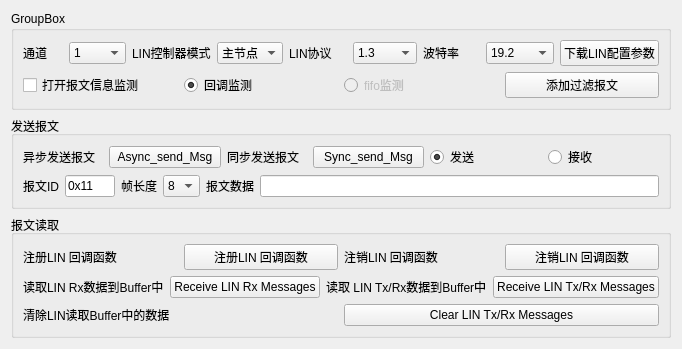
         <widget class="QWidget" name="tab">
          <attribute name="title">
           <string>LIN API</string>
          </attribute>
          <layout class="QHBoxLayout" name="horizontalLayout_31">
           <item>
            <layout class="QVBoxLayout" name="verticalLayout_14">
             <item>
              <widget class="QGroupBox" name="groupBox_8">
               <property name="title">
                <string>GroupBox</string>
               </property>
               <layout class="QHBoxLayout" name="horizontalLayout_32">
                <item>
                 <layout class="QVBoxLayout" name="verticalLayout_15">
                  <item>
                   <layout class="QHBoxLayout" name="horizontalLayout_15">
                    <item>
                     <widget class="QLabel" name="label_29">
                      <property name="maximumSize">
                       <size>
                        <width>40</width>
                        <height>16777215</height>
                       </size>
                      </property>
                      <property name="text">
                       <string>通道</string>
                      </property>
                     </widget>
                    </item>
                    <item>
                     <widget class="QComboBox" name="cbb_LINchannelList">
                      <item>
                       <property name="text">
                        <string>1</string>
                       </property>
                      </item>
                      <item>
                       <property name="text">
                        <string>2</string>
                       </property>
                      </item>
                      <item>
                       <property name="text">
                        <string>3</string>
                       </property>
                      </item>
                      <item>
                       <property name="text">
                        <string>4</string>
                       </property>
                      </item>
                      <item>
                       <property name="text">
                        <string>5</string>
                       </property>
                      </item>
                      <item>
                       <property name="text">
                        <string>6</string>
                       </property>
                      </item>
                      <item>
                       <property name="text">
                        <string>7</string>
                       </property>
                      </item>
                      <item>
                       <property name="text">
                        <string>8</string>
                       </property>
                      </item>
                      <item>
                       <property name="text">
                        <string>9</string>
                       </property>
                      </item>
                      <item>
                       <property name="text">
                        <string>10</string>
                       </property>
                      </item>
                      <item>
                       <property name="text">
                        <string>11</string>
                       </property>
                      </item>
                      <item>
                       <property name="text">
                        <string>12</string>
                       </property>
                      </item>
                      <item>
                       <property name="text">
                        <string>13</string>
                       </property>
                      </item>
                      <item>
                       <property name="text">
                        <string>14</string>
                       </property>
                      </item>
                      <item>
                       <property name="text">
                        <string>15</string>
                       </property>
                      </item>
                      <item>
                       <property name="text">
                        <string>16</string>
                       </property>
                      </item>
                      <item>
                       <property name="text">
                        <string>17</string>
                       </property>
                      </item>
                      <item>
                       <property name="text">
                        <string>18</string>
                       </property>
                      </item>
                     </widget>
                    </item>
                    <item>
                     <widget class="QLabel" name="label_32">
                      <property name="maximumSize">
                       <size>
                        <width>90</width>
                        <height>16777215</height>
                       </size>
                      </property>
                      <property name="text">
                       <string>LIN控制器模式</string>
                      </property>
                     </widget>
                    </item>
                    <item>
                     <widget class="QComboBox" name="cbb_linType">
                      <item>
                       <property name="text">
                        <string>主节点</string>
                       </property>
                      </item>
                      <item>
                       <property name="text">
                        <string>从节点</string>
                       </property>
                      </item>
                     </widget>
                    </item>
                    <item>
                     <widget class="QLabel" name="label_31">
                      <property name="maximumSize">
                       <size>
                        <width>60</width>
                        <height>16777215</height>
                       </size>
                      </property>
                      <property name="text">
                       <string>LIN协议</string>
                      </property>
                     </widget>
                    </item>
                    <item>
                     <widget class="QComboBox" name="cbb_linP">
                      <property name="currentIndex">
                       <number>0</number>
                      </property>
                      <item>
                       <property name="text">
                        <string>1.3</string>
                       </property>
                      </item>
                      <item>
                       <property name="text">
                        <string>2.0</string>
                       </property>
                      </item>
                      <item>
                       <property name="text">
                        <string>2.1</string>
                       </property>
                      </item>
                      <item>
                       <property name="text">
                        <string>J2602</string>
                       </property>
                      </item>
                     </widget>
                    </item>
                    <item>
                     <widget class="QLabel" name="label_30">
                      <property name="maximumSize">
                       <size>
                        <width>60</width>
                        <height>16777215</height>
                       </size>
                      </property>
                      <property name="text">
                       <string>波特率</string>
                      </property>
                     </widget>
                    </item>
                    <item>
                     <widget class="QComboBox" name="cbb_linBtv">
                      <property name="enabled">
                       <bool>true</bool>
                      </property>
                      <property name="currentIndex">
                       <number>3</number>
                      </property>
                      <item>
                       <property name="text">
                        <string>4.8</string>
                       </property>
                      </item>
                      <item>
                       <property name="text">
                        <string>9.6</string>
                       </property>
                      </item>
                      <item>
                       <property name="text">
                        <string>10.417</string>
                       </property>
                      </item>
                      <item>
                       <property name="text">
                        <string>19.2</string>
                       </property>
                      </item>
                     </widget>
                    </item>
                    <item>
                     <widget class="QPushButton" name="btn_downloadLIN">
                      <property name="text">
                       <string>下载LIN配置参数</string>
                      </property>
                     </widget>
                    </item>
                   </layout>
                  </item>
                  <item>
                   <layout class="QHBoxLayout" name="horizontalLayout_30">
                    <item>
                     <widget class="QCheckBox" name="cb_LINMsgShow">
                      <property name="text">
                       <string>打开报文信息监测</string>
                      </property>
                     </widget>
                    </item>
                    <item>
                     <widget class="QRadioButton" name="rb_CallBack_2">
                      <property name="tabletTracking">
                       <bool>false</bool>
                      </property>
                      <property name="text">
                       <string>回调监测</string>
                      </property>
                      <property name="checked">
                       <bool>true</bool>
                      </property>
                     </widget>
                    </item>
                    <item>
                     <widget class="QRadioButton" name="rb_tsFifo_2">
                      <property name="enabled">
                       <bool>false</bool>
                      </property>
                      <property name="text">
                       <string>fifo监测</string>
                      </property>
                     </widget>
                    </item>
                    <item>
                     <widget class="QPushButton" name="btn_addFilter_2">
                      <property name="text">
                       <string>添加过滤报文</string>
                      </property>
                     </widget>
                    </item>
                   </layout>
                  </item>
                 </layout>
                </item>
               </layout>
              </widget>
             </item>
             <item>
              <widget class="QGroupBox" name="groupBox_6">
               <property name="title">
                <string>发送报文</string>
               </property>
               <layout class="QVBoxLayout" name="verticalLayout_12">
                <item>
                 <layout class="QHBoxLayout" name="horizontalLayout_29">
                  <item>
                   <layout class="QHBoxLayout" name="horizontalLayout_18">
                    <item>
                     <widget class="QLabel" name="label_33">
                      <property name="maximumSize">
                       <size>
                        <width>80</width>
                        <height>16777215</height>
                       </size>
                      </property>
                      <property name="text">
                       <string>异步发送报文</string>
                      </property>
                     </widget>
                    </item>
                    <item>
                     <widget class="QPushButton" name="btn_asyncSendLINMsg">
                      <property name="text">
                       <string>Async_send_Msg</string>
                      </property>
                     </widget>
                    </item>
                    <item>
                     <widget class="QLabel" name="label_34">
                      <property name="maximumSize">
                       <size>
                        <width>80</width>
                        <height>16777215</height>
                       </size>
                      </property>
                      <property name="text">
                       <string>同步发送报文</string>
                      </property>
                     </widget>
                    </item>
                    <item>
                     <widget class="QPushButton" name="btn_SyncSendLINMsg">
                      <property name="text">
                       <string>Sync_send_Msg</string>
                      </property>
                     </widget>
                    </item>
                    <item>
                     <widget class="QRadioButton" name="rb_LINSend">
                      <property name="text">
                       <string>发送</string>
                      </property>
                      <property name="checked">
                       <bool>true</bool>
                      </property>
                     </widget>
                    </item>
                    <item>
                     <widget class="QRadioButton" name="rb_LINsendRecv">
                      <property name="text">
                       <string>接收</string>
                      </property>
                     </widget>
                    </item>
                   </layout>
                  </item>
                 </layout>
                </item>
                <item>
                 <layout class="QHBoxLayout" name="horizontalLayout_34">
                  <item>
                   <widget class="QLabel" name="label_38">
                    <property name="text">
                     <string>报文ID</string>
                    </property>
                   </widget>
                  </item>
                  <item>
                   <widget class="QLineEdit" name="tb_linId">
                    <property name="maximumSize">
                     <size>
                      <width>50</width>
                      <height>16777215</height>
                     </size>
                    </property>
                    <property name="text">
                     <string>0x11</string>
                    </property>
                   </widget>
                  </item>
                  <item>
                   <widget class="QLabel" name="label_39">
                    <property name="text">
                     <string>帧长度</string>
                    </property>
                   </widget>
                  </item>
                  <item>
                   <widget class="QComboBox" name="cbb_linDLC">
                    <property name="currentIndex">
                     <number>8</number>
                    </property>
                    <item>
                     <property name="text">
                      <string>0</string>
                     </property>
                    </item>
                    <item>
                     <property name="text">
                      <string>1</string>
                     </property>
                    </item>
                    <item>
                     <property name="text">
                      <string>2</string>
                     </property>
                    </item>
                    <item>
                     <property name="text">
                      <string>3</string>
                     </property>
                    </item>
                    <item>
                     <property name="text">
                      <string>4</string>
                     </property>
                    </item>
                    <item>
                     <property name="text">
                      <string>5</string>
                     </property>
                    </item>
                    <item>
                     <property name="text">
                      <string>6</string>
                     </property>
                    </item>
                    <item>
                     <property name="text">
                      <string>7</string>
                     </property>
                    </item>
                    <item>
                     <property name="text">
                      <string>8</string>
                     </property>
                    </item>
                   </widget>
                  </item>
                  <item>
                   <widget class="QLabel" name="label_40">
                    <property name="text">
                     <string>报文数据</string>
                    </property>
                   </widget>
                  </item>
                  <item>
                   <widget class="QLineEdit" name="tb_LINMsgData"/>
                  </item>
                 </layout>
                </item>
               </layout>
              </widget>
             </item>
             <item>
              <widget class="QGroupBox" name="groupBox_7">
               <property name="title">
                <string>报文读取</string>
               </property>
               <layout class="QHBoxLayout" name="horizontalLayout_36">
                <item>
                 <layout class="QVBoxLayout" name="verticalLayout_13">
                  <item>
                   <layout class="QHBoxLayout" name="horizontalLayout_38">
                    <item>
                     <widget class="QLabel" name="label_43">
                      <property name="text">
                       <string>注册LIN 回调函数</string>
                      </property>
                     </widget>
                    </item>
                    <item>
                     <widget class="QPushButton" name="btn_regLINCallBack">
                      <property name="text">
                       <string>注册LIN 回调函数</string>
                      </property>
                     </widget>
                    </item>
                    <item>
                     <widget class="QLabel" name="label_44">
                      <property name="text">
                       <string>注销LIN 回调函数</string>
                      </property>
                     </widget>
                    </item>
                    <item>
                     <widget class="QPushButton" name="btn_unregLINCallBack">
                      <property name="text">
                       <string>注销LIN 回调函数</string>
                      </property>
                     </widget>
                    </item>
                   </layout>
                  </item>
                  <item>
                   <layout class="QHBoxLayout" name="horizontalLayout_39">
                    <item>
                     <widget class="QLabel" name="label_45">
                      <property name="text">
                       <string>读取LIN Rx数据到Buffer中</string>
                      </property>
                     </widget>
                    </item>
                    <item>
                     <widget class="QPushButton" name="btn_FifoRecvLINRxMsg">
                      <property name="enabled">
                       <bool>true</bool>
                      </property>
                      <property name="text">
                       <string>Receive LIN Rx Messages</string>
                      </property>
                     </widget>
                    </item>
                    <item>
                     <widget class="QLabel" name="label_46">
                      <property name="text">
                       <string>读取 LIN Tx/Rx数据到Buffer中</string>
                      </property>
                     </widget>
                    </item>
                    <item>
                     <widget class="QPushButton" name="btn_FifoRecvLINMsg">
                      <property name="enabled">
                       <bool>true</bool>
                      </property>
                      <property name="text">
                       <string>Receive LIN Tx/Rx Messages</string>
                      </property>
                     </widget>
                    </item>
                   </layout>
                  </item>
                  <item>
                   <layout class="QHBoxLayout" name="horizontalLayout_40"/>
                  </item>
                  <item>
                   <layout class="QHBoxLayout" name="horizontalLayout_41">
                    <item>
                     <widget class="QLabel" name="label_49">
                      <property name="text">
                       <string>清除LIN读取Buffer中的数据</string>
                      </property>
                     </widget>
                    </item>
                    <item>
                     <widget class="QPushButton" name="btn_FifoClearLINMsg">
                      <property name="text">
                       <string>Clear LIN Tx/Rx Messages</string>
                      </property>
                     </widget>
                    </item>
                   </layout>
                  </item>
                 </layout>
                </item>
               </layout>
              </widget>
             </item>
            </layout>
           </item>
          </layout>
         </widget>
